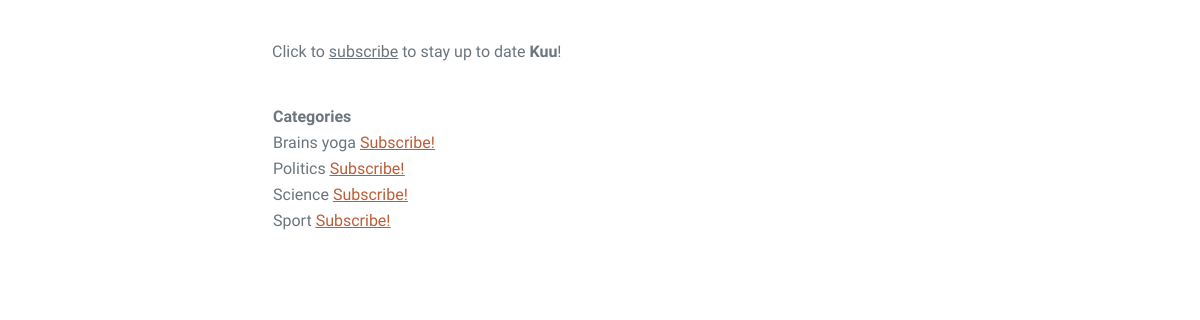
Screenshot of /news/category/ (signed in) with the database file from the repository.
### newsapp/models.py (models this page shows, shortened)
class Category(models.Model):
    name = models.CharField(max_length=64, unique=True)
    subscribers = models.ManyToManyField(User, blank=True)
    class Meta:
        verbose_name = 'Category'
        verbose_name_plural = 'Categories'

### newsapp/views.py (the view)
# urls.py: path('category/', CategoryList.as_view(), name='category'),
class CategoryList(ListView):
    model = Category
    ordering = 'name'
    template_name = 'category.html'
    context_object_name = 'category'
    paginate_by = 10

### templates/category.html (shortened to what this page needs)
{% extends 'flatpages/default.html' %}
{% block content %}
<p>&nbsp;</p>
Click to <span style="text-decoration: underline;">subscribe</span> to stay up to date <strong>{{user.username}}</strong>!
<p>&nbsp;</p>
<table style="height: 125px; " width="176">
    <thead>
        <th>
            Categories
        </th>
    </thead>
    {% for cat in category %}
    <tr>
       <td>
            {{ cat.name }}
           <a href="{% url 'category:subscribe' cat.id %}"><u>Subscribe!</u></a>
        </td>
    </tr>
    {% endfor %}
</table>
{% endblock content %}

### rows the page displays
Category: name "Brains yoga"
Category: name "Politics"
Category: name "Science"
Category: name "Sport"

### other values shown
{{ user.username }} "Kuu"
